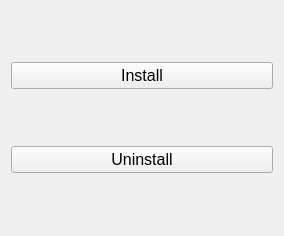
<?xml version="1.0" encoding="UTF-8"?>
<ui version="4.0">
 <class>Widget</class>
 <widget class="QWidget" name="Widget">
  <property name="geometry">
   <rect>
    <x>0</x>
    <y>0</y>
    <width>284</width>
    <height>236</height>
   </rect>
  </property>
  <property name="windowTitle">
   <string>ServiceInstaller</string>
  </property>
  <layout class="QGridLayout" name="gridLayout">
   <item row="0" column="0">
    <widget class="QPushButton" name="installButton">
     <property name="font">
      <font>
       <pointsize>12</pointsize>
      </font>
     </property>
     <property name="text">
      <string>Install</string>
     </property>
    </widget>
   </item>
   <item row="1" column="0">
    <widget class="QPushButton" name="uninstallButton">
     <property name="font">
      <font>
       <pointsize>12</pointsize>
      </font>
     </property>
     <property name="text">
      <string>Uninstall</string>
     </property>
    </widget>
   </item>
  </layout>
 </widget>
 <layoutdefault spacing="6" margin="11"/>
 <resources/>
 <connections/>
</ui>
